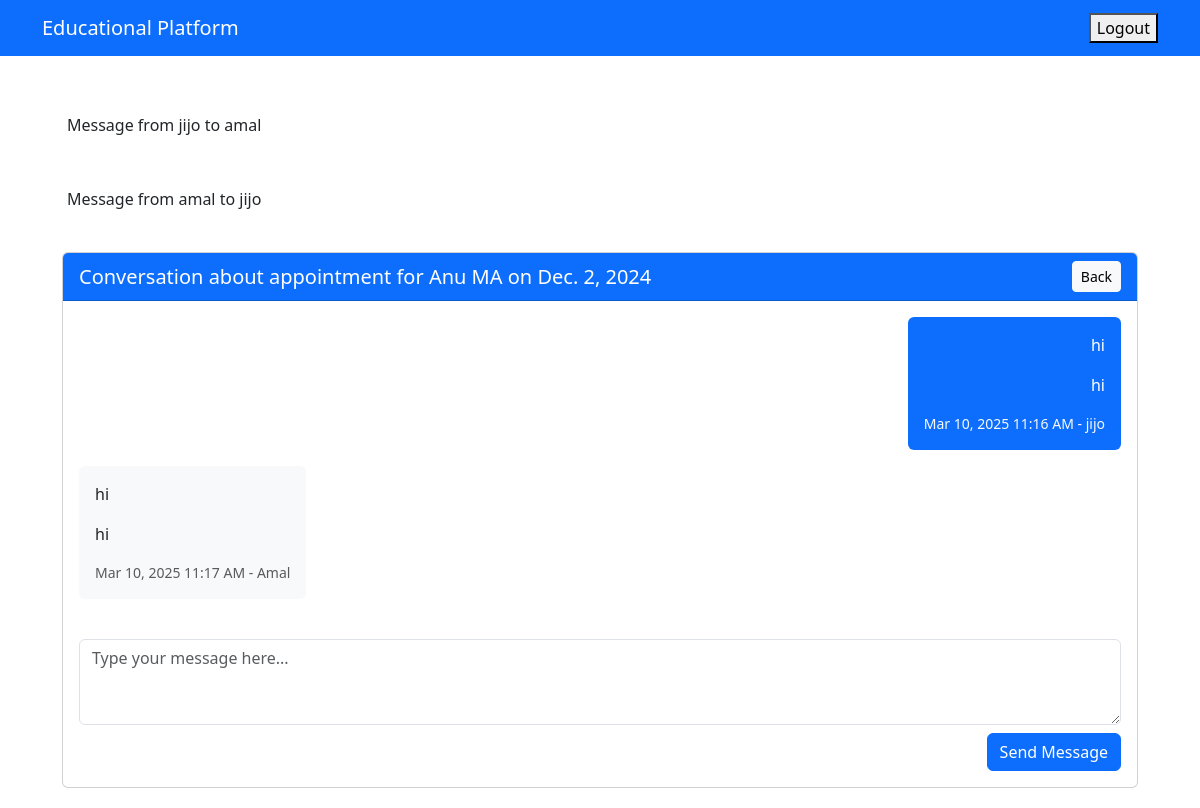
Screenshot of /appointment-messages/conversation/1/ (signed in) with the database file from the repository.
### appointment_messages/models.py (models this page shows)
class Message(models.Model):
    appointment = models.ForeignKey(Appointment, on_delete=models.CASCADE, related_name='messages')
    sender = models.ForeignKey(settings.AUTH_USER_MODEL, on_delete=models.CASCADE, related_name='sent_messages')
    receiver = models.ForeignKey(settings.AUTH_USER_MODEL, on_delete=models.CASCADE, related_name='received_messages')
    content = models.TextField()
    created_at = models.DateTimeField(auto_now_add=True)
    is_read = models.BooleanField(default=False)
    class Meta:
        ordering = ['created_at']
    def __str__(self):
        return f"Message from {self.sender.username} to {self.receiver.username}"

### accounts/models.py (models this page shows, shortened)
class User(AbstractUser):
    USER_TYPE_CHOICES = (
        ('guardian', 'Guardian'),
        ('child', 'Child'),
        ('trainer', 'Trainer'),
        ('health_professional', 'Health Professional'),
    )
    user_type = models.CharField(max_length=20, choices=USER_TYPE_CHOICES)

### guardian/models.py (models this page shows, shortened)
class Appointment(models.Model):
    STATUS_CHOICES = (
        ('pending', 'Pending'),
        ('approved', 'Approved'),
        ('rejected', 'Rejected'),
    )
    child = models.ForeignKey(Child, on_delete=models.CASCADE)
    health_professional = models.ForeignKey(HealthProfessional, on_delete=models.CASCADE)
    guardian = models.ForeignKey(settings.AUTH_USER_MODEL, on_delete=models.CASCADE)
    date = models.DateField()
    status = models.CharField(max_length=10, choices=STATUS_CHOICES, default='pending')
    feedback = models.TextField(blank=True, null=True)
    created_at = models.DateTimeField(auto_now_add=True)
    allergy_details = models.TextField(blank=True, null=True)
    current_medication = models.TextField(blank=True, null=True)

### child/models.py (models this page shows, shortened)
class Child(models.Model):
    user = models.OneToOneField(settings.AUTH_USER_MODEL, on_delete=models.CASCADE, related_name='child_profile')
    guardian = models.ForeignKey(Guardian, on_delete=models.CASCADE)
    age = models.IntegerField()
    dob = models.DateField()
    subjects = models.TextField()
    medical_conditions = models.TextField()

### appointment_messages/views.py (the view)
# urls.py: path('conversation/<int:appointment_id>/', views.conversation, name='conversation'),
@login_required
def conversation(request, appointment_id):
    appointment = get_object_or_404(Appointment, id=appointment_id)
    if request.user != appointment.guardian and request.user != appointment.health_professional.user:
        django_messages.error(request, "You are not authorized to view this conversation.")
        return redirect('login')
    conversation_messages = Message.objects.filter(appointment=appointment).order_by('created_at')
    unread_messages = conversation_messages.filter(receiver=request.user, is_read=False)
    for msg in unread_messages:
        msg.is_read = True
        msg.save()
    context = {
        'appointment': appointment,
        'messages': conversation_messages,
        'is_guardian': request.user == appointment.guardian,
    }
    return render(request, 'messages/conversation.html', context)

### templates/messages/conversation.html (shortened to what this page needs)
{% extends 'base.html' %}
{% block content %}
<div class="container mt-4">
    <div class="row">
        <div class="col-12">
            <div class="card">
                <div class="card-header bg-primary text-white d-flex justify-content-between align-items-center">
                    <h5 class="mb-0">
                        Conversation about appointment for {{ appointment.child.user.get_full_name }} on {{ appointment.date }}
                    </h5>
                    <a href="{% if is_guardian %}{% url 'guardian:appointment_list' %}{% else %}{% url 'health_professionals:dashboard' %}{% endif %}" class="btn btn-sm btn-light">
                        Back
                    </a>
                </div>
                <div class="card-body">
                    <div class="conversation-container" style="max-height: 400px; overflow-y: auto;">
                        {% if messages %}
                            {% for message in messages %}
                                <div class="message-bubble mb-3 {% if message.sender == request.user %}text-end{% endif %}">
                                    <div class="d-inline-block p-3 rounded {% if message.sender == request.user %}bg-primary text-white{% else %}bg-light{% endif %}" style="max-width: 75%;">
                                        <div class="message-content">{{ message.content }}</div>
    <div class="message">
        <p>{{ message.content|safe }}</p>
    </div>
                                        <div class="message-meta text-{% if message.sender == request.user %}light{% else %}muted{% endif %} small mt-1">
                                            {{ message.created_at|date:'M d, Y h:i A' }} - {{ message.sender.first_name|default:message.sender.username }}
                                        </div>
                                    </div>
                                </div>
                            {% endfor %}
                        {% else %}
                            <div class="text-center text-muted py-5">
                                <p>No messages yet. Start the conversation!</p>
                            </div>
                        {% endif %}
                    </div>
                    <form method="post" action="{% url 'appointment_messages:send_message' appointment.id %}" class="mt-4">
                        <div class="form-group">
                            <textarea name="content" class="form-control" rows="3" placeholder="Type your message here..." required></textarea>
                        </div>
                        <div class="text-end mt-2">
                            <button type="submit" class="btn btn-primary">Send Message</button>
                        </div>
                    </form>
                </div>
            </div>
        </div>
    </div>
</div>
{% endblock %}

### templates/base.html (shortened to what this page needs)
<!DOCTYPE html>
<html>
<head>
    <link href="https://cdn.jsdelivr.net/npm/bootstrap@5.3.0-alpha1/dist/css/bootstrap.min.css" rel="stylesheet">
</head>
<body>
    <nav class="navbar navbar-expand-lg navbar-dark bg-primary">
        <div class="container">
            <a class="navbar-brand" href="{% url 'home' %}">Educational Platform</a>
            <div class="collapse navbar-collapse" id="navbarNav">
                <ul class="navbar-nav ms-auto">
                    {% if user.is_authenticated %}
                        <li class="nav-item">
                            <form action="{% url 'accounts:logout' %}" method="post">
                                <button type="submit">Logout</button>
                            </form>
                        </li>
                    {% endif %}
                </ul>
            </div>
        </div>
    </nav>
    <div class="container content">
        {% if messages %}
            {% for message in messages %}
                <div class="alert alert-{{ message.tags }}">
                    {{ message }}
                </div>
            {% endfor %}
        {% endif %}
        {% block content %}{% endblock %}

### templates/base.html (style rules this page uses)
.navbar { margin-bottom: 20px; }
.content { padding: 20px; }

### rows the page displays
Message: sender+receiver "Message from jijo to amal", content "hi", created_at "Mar 10, 2025 11:16 AM", sender.first_name "jijo"
Message: sender+receiver "Message from amal to jijo", content "hi", created_at "Mar 10, 2025 11:17 AM", sender.first_name "Amal"

### other values shown
{{ appointment.child.user.get_full_name }} "Anu MA"
{{ appointment.date }} "Dec. 2, 2024"
